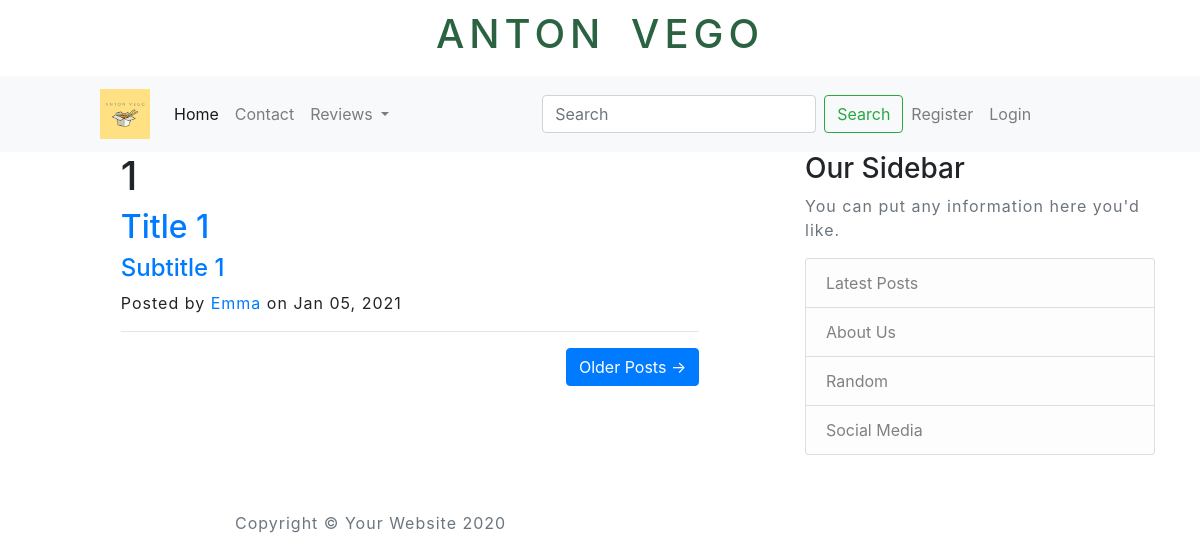
The app's page /home, older data.
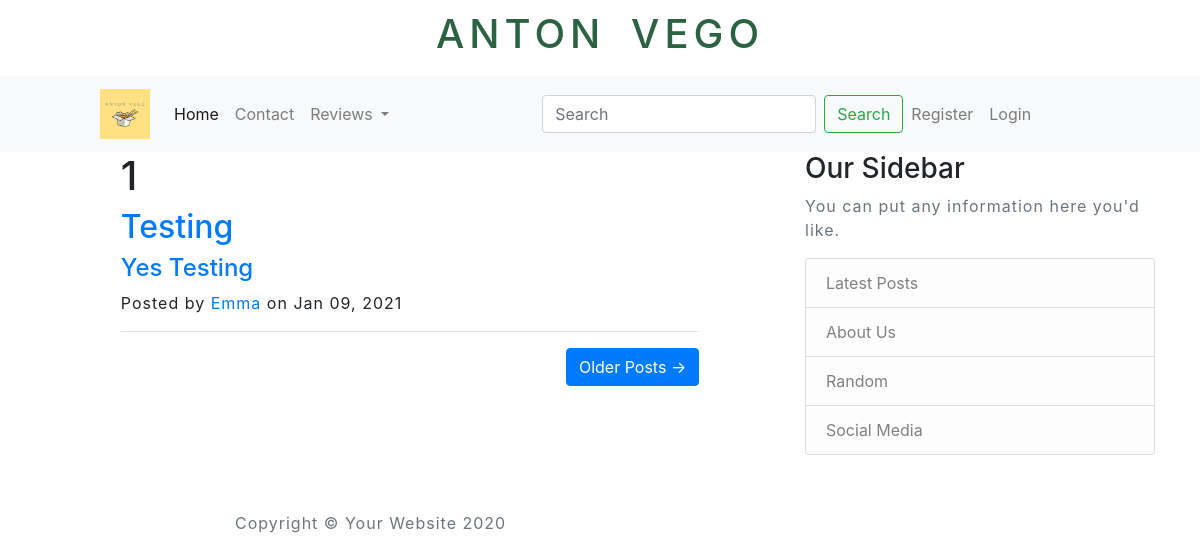
The same page, newer data.
### blog/models.py (models this page shows)
class Blogpost(db.Model):
    id = db.Column(db.Integer, primary_key=True)
    title = db.Column(db.String(50))
    subtitle = db.Column(db.String(100))
    author = db.Column(db.String(25))
    date_posted = db.Column(db.DateTime)
    content = db.Column(db.Text)
    slug = db.Column(db.String(255))

### blog/routes.py (the view)
@app.route("/")
@app.route("/home")
def index():
    posts = Blogpost.query.order_by(Blogpost.date_posted.desc()).all()
    return render_template("index.html" , posts=posts)

### blog/templates/index.html
{% extends "layout.html" %}
{% block content %}
    <div class="container">
        <div class="row">
            <div class="col-log-8 col-md-10 mx-auto">
                {% for post in posts %}
                <div class="post-preview">
                    <h1>{{ loop.index }}</h1>
                    <a href={{ "/post/" + post.slug }}>
                        <h2 class="post-title">
                            {{ post.title }}
                        </h2>
                        <h4 class="post-subtitle">
                            {{ post.subtitle }}
                        </h4>
                    </a>
                    <p class="post-meta">
                        Posted by
                        <a href="#">{{ post.author }}</a>
                        on {{ post.date_posted.strftime('%b %d, %Y') }}
                    </p>
                </div>
                <hr>
                {% endfor %}
                <div class="clearfix">
                    <a class="btn btn-primary float-right" href="#">Older Posts &rarr;</a>
                </div>
            </div>
        </div>
    </div>
{% endblock content %}

### blog/templates/layout.html (shortened to what this page needs)
<!DOCTYPE html>
<html lang="en">
    <head>
        <link rel="stylesheet" href="https://stackpath.bootstrapcdn.com/bootstrap/4.3.1/css/bootstrap.min.css">
        <link rel="stylesheet" type="text/css" href="../static/main.css">
    </head>
    <body>
        <h1 id="banner" letter-spacing="20px" href="/home">ANTON VEGO</h1>
        <nav class="navbar navbar-expand-lg navbar-light bg-light">
            <a class="navbar-brand" href="/home"><img id="logo" src="static/images/my_post.jpg" alt=""></a>
            <div class="collapse navbar-collapse" id="navbarSupportedContent">
              <ul class="navbar-nav mr-auto">
                <li class="nav-item active">
                  <a class="nav-link" href="{{ url_for('index') }}">Home<span class="sr-only">(current)</span></a>
                </li>
                <li class="nav-item">
                  <a class="nav-link" href="{{ url_for('contact') }}">Contact</a>
                </li>
                <li class="nav-item dropdown">
                  <a class="nav-link dropdown-toggle" href="#" id="navbarDropdown" role="button" data-toggle="dropdown" aria-haspopup="true" aria-expanded="false">
                    Reviews
                  </a>
                </li>
              </ul>
              <form class="form-inline my-2 my-lg-0">
                <input class="form-control mr-sm-2" type="search" placeholder="Search" aria-label="Search">
                <button class="btn btn-outline-success my-2 my-sm-0" type="submit">Search</button>
              </form>
              <ul class="navbar-nav mr-auto">
                {% if current_user.is_authenticated %}
                <li class="nav-item">
                  <a class="nav-link" href="{{ url_for('account') }}">Account</a>
                </li>
                <li class="nav-item">
                  <a class="nav-link" href="{{ url_for('logout') }}">Logout</a>
                </li>
                {% else %}
                <li class="nav-item">
                  <a class="nav-link" href="{{ url_for('register') }}">Register</a>
                </li>
                <li class="nav-item">
                  <a class="nav-link" href="{{ url_for('login') }}">Login</a>
                </li>
                {% endif %}
              </ul>
            </div>
          </nav>
        <main role="main" class="container">
            <div class="row">
              <div class="col-md-8">
                {% block content %}{% endblock content %}
              </div>
              <div class="col-md-4">
                <div class="content-section">
                  <h3>Our Sidebar</h3>
                  <p class='text-muted'>You can put any information here you'd like.
                    <ul class="list-group">
                      <li class="list-group-item list-group-item-light">Latest Posts</li>
                      <li class="list-group-item list-group-item-light">About Us</li>
                      <li class="list-group-item list-group-item-light">Random</li>
                      <li class="list-group-item list-group-item-light">Social Media</li>
                    </ul>
                  </p>
                </div>
              </div>
            </div>
          </main>
          <footer>
            <div class="container">
              <div class="row">
                <div class="col-lg-8 col-md-10 mx-auto">
                  <ul class="list-inline text-center">
                  </ul>
                  <p class="copyright text-muted">Copyright &copy; Your Website 2020</p>
                </div>
              </div>
            </div>
          </footer>
      </body>
</html>

### blog/static/main.css (style rules this page uses)
* { padding: 0; margin: 0; }
h1#banner { color: rgb(43, 99, 66); text-align: center; padding: 10px; letter-spacing: 5px; word-spacing: 10px; }
p { letter-spacing: 1px; }
#logo { width: 50px; }
.navbar { padding-left: 100px; }

Row changes from the older to the newer data that the page shows:
removed Blogpost: title "Title 1", subtitle "Subtitle 1", author "Emma", date_posted "Jan 05, 2021"
added Blogpost: title "Testing", subtitle "Yes Testing", author "Emma", date_posted "Jan 09, 2021"
